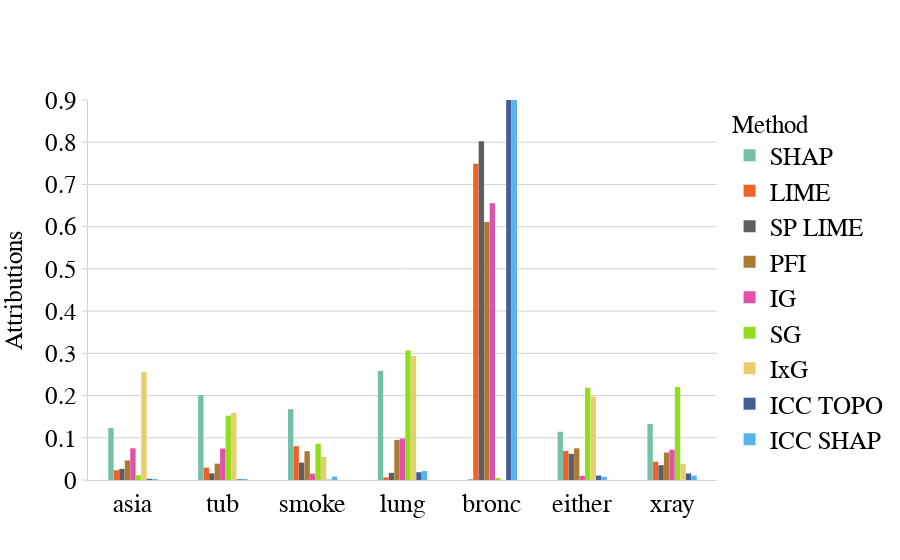

Source (notebook cell):
### Code cell
# Load JSON
with open(PREFIX +"attributions/cancer/attribution.json", "r") as f:
    data = json.load(f)
global_explanations = data['global_explanations']    
generate_attr_plot(global_explanations,config)

### Figure 1 — Plotly figure (JSON) as saved in the notebook; plotly's stock layout.template omitted (floating-point values rounded to 4 significant figures)
{"data": [{"marker": {"color": "#75bea7", "line": {"width": 0.05}}, "name": "SHAP", "type": "bar", "width": 0.06, "x": ["asia", "tub", "smoke", "lung", "bronc", "either", "xray"], "y": [0.123, 0.2011, 0.1679, 0.2585, 0.002275, 0.1143, 0.1329]}, {"marker": {"color": "#ef6128", "line": {"width": 0.05}}, "name": "LIME", "type": "bar", "width": 0.06, "x": ["asia", "tub", "smoke", "lung", "bronc", "either", "xray"], "y": [0.0231, 0.02921, 0.0802, 0.006197, 0.749, 0.06896, 0.04337]}, {"marker": {"color": "#5f5d5d", "line": {"width": 0.05}}, "name": "SP LIME", "type": "bar", "width": 0.06, "x": ["asia", "tub", "smoke", "lung", "bronc", "either", "xray"], "y": [0.0263, 0.01576, 0.04134, 0.01701, 0.8025, 0.06189, 0.03519]}, {"marker": {"color": "#AA7A33", "line": {"width": 0.05}}, "name": "PFI", "type": "bar", "width": 0.06, "x": ["asia", "tub", "smoke", "lung", "bronc", "either", "xray"], "y": [0.04647, 0.03875, 0.06841, 0.09488, 0.6111, 0.07517, 0.06517]}, {"marker": {"color": "#df52a9", "line": {"width": 0.05}}, "name": "IG", "type": "bar", "width": 0.06, "x": ["asia", "tub", "smoke", "lung", "bronc", "either", "xray"], "y": [0.07523, 0.07448, 0.01505, 0.09825, 0.6554, 0.009735, 0.07183]}, {"marker": {"color": "#92dc1d", "line": {"width": 0.05}}, "name": "SG", "type": "bar", "width": 0.06, "x": ["asia", "tub", "smoke", "lung", "bronc", "either", "xray"], "y": [0.01129, 0.1524, 0.08591, 0.3066, 0.004737, 0.2186, 0.2205]}, {"marker": {"color": "#e6cf6a", "line": {"width": 0.05}}, "name": "IxG", "type": "bar", "width": 0.06, "x": ["asia", "tub", "smoke", "lung", "bronc", "either", "xray"], "y": [0.2555, 0.1592, 0.05508, 0.2936, 0.0007527, 0.198, 0.03773]}, {"marker": {"color": "#435d97", "line": {"width": 0.05}}, "name": "ICC TOPO", "type": "bar", "width": 0.06, "x": ["asia", "tub", "smoke", "lung", "bronc", "either", "xray"], "y": [0.002917, 0.001815, 0.0007251, 0.01847, 0.9495, 0.01049, 0.01561]}, {"marker": {"color": "#56B4E9", "line": {"width": 0.05}}, "name": "ICC SHAP", "type": "bar", "width": 0.06, "x": ["asia", "tub", "smoke", "lung", "bronc", "either", "xray"], "y": [0.002472, 0.002731, 0.007886, 0.02115, 0.944, 0.007625, 0.01054]}], "layout": {"bargap": 0.45, "bargroupgap": 1, "barmode": "group", "font": {"size": 14}, "legend": {"font": {"color": "black", "family": "Times New Roman", "size": 25}, "title": {"font": {"color": "black", "family": "Times New Roman", "size": 25}, "text": "Method"}}, "plot_bgcolor": "rgba(0,0,0,0)", "showlegend": true, "xaxis": {"linecolor": "lightgray", "range": [-0.5, 6.5], "showgrid": false, "tickcolor": "lightgray", "tickfont": {"color": "black", "family": "Times New Roman", "size": 26}, "tickmode": "array", "ticktext": ["asia", "tub", "smoke", "lung", "bronc", "either", "xray"], "tickvals": [0, 1, 2, 3, 4, 5, 6]}, "yaxis": {"dtick": 0.1, "gridcolor": "lightgray", "linecolor": "lightgray", "range": [0, 0.9], "showgrid": true, "tickcolor": "lightgray", "tickfont": {"color": "black", "family": "Times New Roman", "size": 25}, "ticks": "outside", "title": {"font": {"color": "black", "family": "Times New Roman", "size": 25}, "text": "Attributions"}}}}
